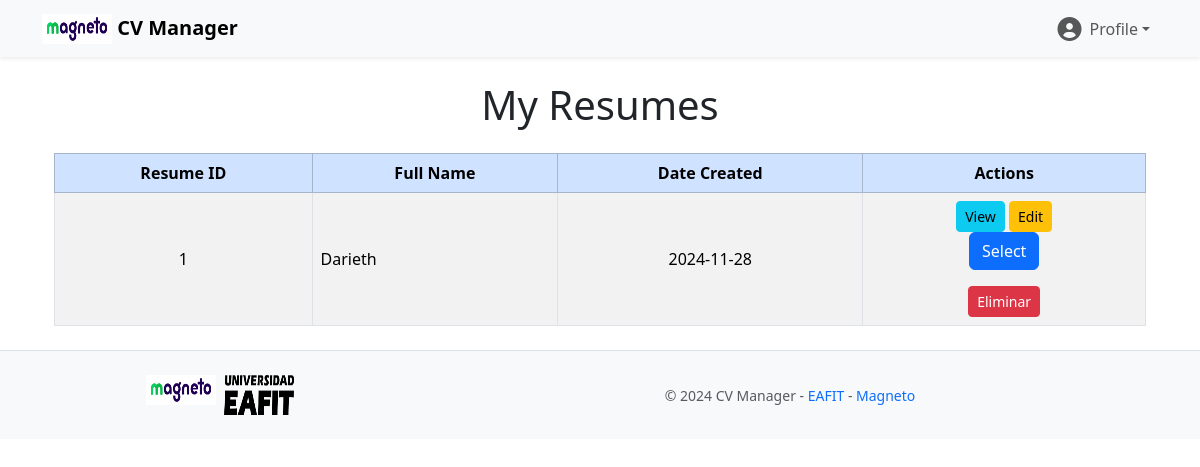
Page /resume/view_resume/ (signed in) on the committed database.
### resumes_manage/models.py (models this page shows)
class Resume(models.Model):
    customer = models.ForeignKey('access.Customer', on_delete=models.CASCADE, related_name='resumes')
    first_name = models.CharField(max_length=255, null=False)
    surname = models.CharField(max_length=255,default='')
    id_card = models.CharField(max_length=255, default='')
    birth_date = models.DateField(default="1900-01-01")
    gender = models.CharField(max_length=255, default='')
    resume_email = models.EmailField()
    phone_number = models.CharField(max_length=20)
    country = models.CharField(max_length=255, default='')
    city = models.CharField(max_length=255, default='')
    expected_salary = models.CharField(max_length=255, default='')
    professional_summary = models.TextField()
    company_name = models.CharField(max_length=255, default='')
    position = models.CharField(max_length=255, default='')
    start_date = models.DateField(blank=True, null=True, default="1900-01-01")
    end_date = models.DateField(blank=True, null=True, default="1900-01-01")
    description = models.TextField(default='')
    degree = models.CharField(max_length=255, default='')
    institution = models.CharField(max_length=255, default='')
    start_date_education = models.DateField(default="1900-01-01")
    end_date_education = models.DateField(blank=True, null=True, default="1900-01-01")
    description_education = models.TextField(default='')
    skill_name = models.CharField(max_length=255, default='')
    proficiency_level = models.CharField(max_length=255, default='')
    language = models.CharField(max_length=255, default='')
    fluency = models.CharField(max_length=255, default='')
    project_name = models.CharField(max_length=255, default='')
    description_project = models.TextField(default='')
    technologies_used = models.CharField(max_length=255, default='')
    title = models.CharField(max_length=255, default='')
    institution_certification = models.CharField(max_length=255, default='')
    date_obtained = models.DateField(blank=True, null=True, default="1900-01-01")
    reference_name = models.CharField(max_length=255, default='')
    relationship = models.CharField(max_length=255, default='')
    contact_info = models.CharField(max_length=255, default='')
    date_created = models.DateTimeField(auto_now_add=True)
    date_updated = models.DateTimeField(auto_now=True)

### resumes_manage/views.py (the view)
# urls.py: path('view_resume/', views.show_resumes, name='show_resume'),
@login_required
def show_resumes(request):
    user = request.user
    resumes = Resume.objects.filter(customer=user)
    uploaded_resumes = Resume_Uploaded.objects.filter(customer=user)
    context = {
        'resumes': resumes,
        'uploaded_resumes': uploaded_resumes,
    }
    return render(request, 'show_resume.html', context)

### resumes_manage/templates/show_resume.html (shortened to what this page needs)
{% extends 'base.html' %}
{% load static %}
{% block content %}
<div class="container my-4">
    <h1 class="text-center mb-4">My Resumes</h1>
    <table class="table table-striped table-bordered align-middle">
        <thead class="table-primary">
            <tr class="text-center">
                <th>Resume ID</th>
                <th>Full Name</th>
                <th>Date Created</th>
                <th>Actions</th>
            </tr>
        </thead>
        <tbody>
            {% for resume in resumes %}
            <tr>
                <td class="text-center">{{ resume.id }}</td>
                <td>{{ resume.first_name }}</td>
                <td class="text-center">{{ resume.date_created|date:"Y-m-d" }}</td>
                <td class="text-center">
                    <a href="{% url 'generate_pdf' resume.id %}" target="_blank" class="btn btn-info btn-sm">View</a>
                    <a href="{% url 'edit_resume' resume.id %}" class="btn btn-warning btn-sm">Edit</a>
                    <form action="{% url 'select_resume' %}" method="POST">
                        <button type="submit" class="btn btn-primary">Select</button>
                    </form>
                    <button type="button" class="btn btn-danger btn-sm" data-bs-toggle="modal" data-bs-target="#confirmationModal-{{ resume.id }}">
                        Eliminar
                    </button>
                </td>
            </tr>
            {% endfor %}
        </tbody>
    </table>
</div>
{% endblock content %}

### rows in the picture
Resume: id "1", first_name "Darieth", date_created "2024-11-28"
